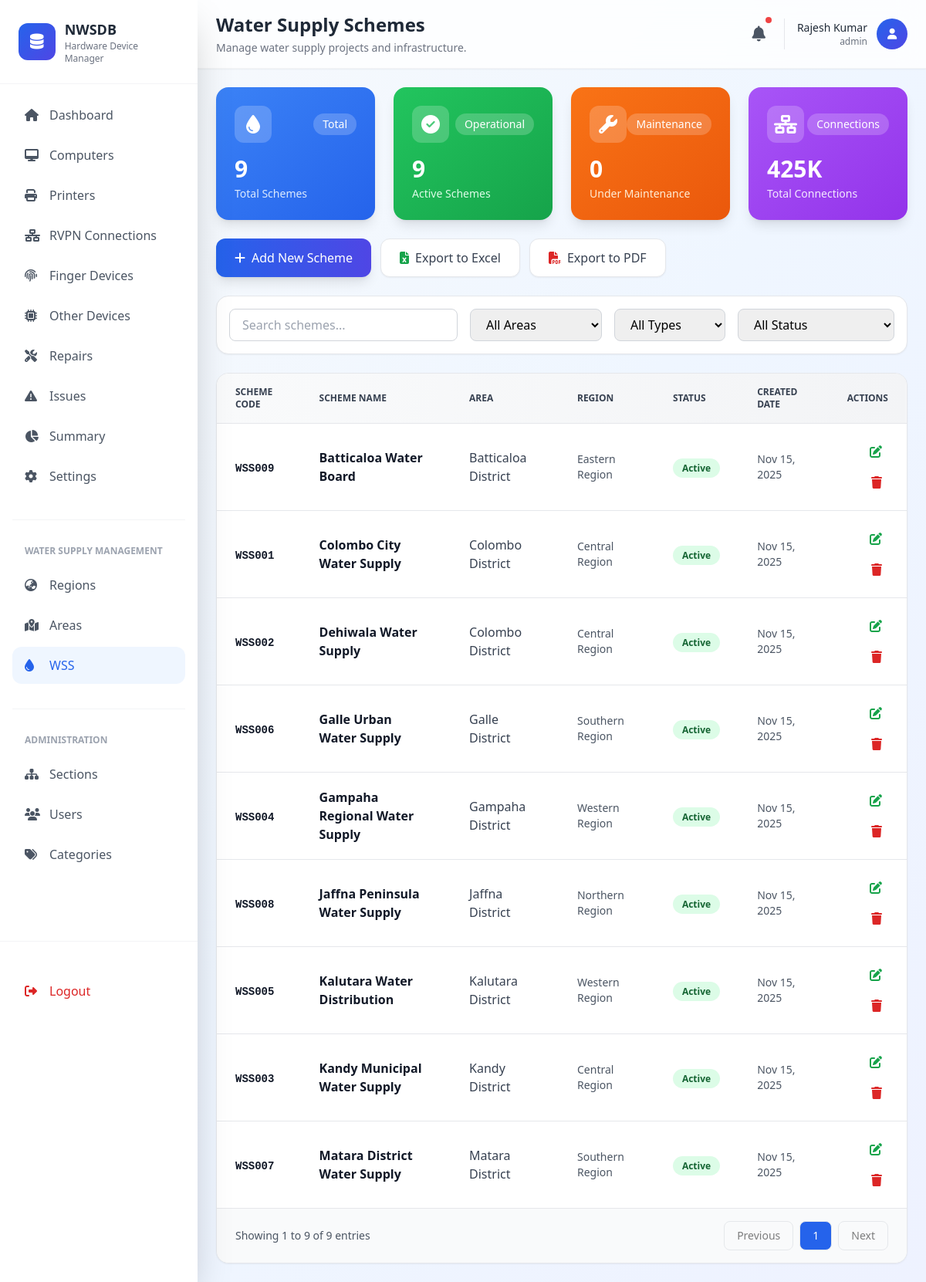
/pages/admin/water-schemes.php (signed in), run on the app's committed database.
### tables this page shows
CREATE TABLE water_supply_schemes (
  wss_id INT NOT NULL AUTO_INCREMENT,
  area_id INT NOT NULL,
  wss_code VARCHAR(20) NOT NULL,
  wss_name VARCHAR(100) NOT NULL,
  status ENUM('active','inactive','maintenance') DEFAULT 'active',
  created_at TIMESTAMP DEFAULT CURRENT_TIMESTAMP,
  updated_at TIMESTAMP DEFAULT CURRENT_TIMESTAMP ON UPDATE CURRENT_TIMESTAMP,
  PRIMARY KEY (wss_id),
  UNIQUE (wss_code),
  CONSTRAINT fk_wss_area FOREIGN KEY (area_id)
    REFERENCES areas(area_id) ON DELETE CASCADE
);

### functions/Database.php (called while the page is built, shortened)
<?php
class Database
{
    private $conn;
    private static $instance = null;
    private function __construct()
    {
        try {
            $this->conn = new PDO(
                "mysql:host=" . DB_HOST . ";dbname=" . DB_NAME,
                DB_USERNAME,
                DB_PASSWORD
            );
            $this->conn->setAttribute(PDO::ATTR_ERRMODE, PDO::ERRMODE_EXCEPTION);
            $this->conn->setAttribute(PDO::ATTR_DEFAULT_FETCH_MODE, PDO::FETCH_ASSOC);
        } catch (PDOException $e) {
            die("Connection failed: " . $e->getMessage());
        }
    }
    public static function getInstance()
    {
        if (self::$instance === null) {
            self::$instance = new self();
        }
        return self::$instance;
    }
    private function executeQuery($query, $params = [])
    {
        try {
            $stmt = $this->conn->prepare($query);
            $stmt->execute($params);
            return $stmt;
        } catch (PDOException $e) {
            error_log("Query execution failed: " . $e->getMessage());
            return false;
        }
    }
    public function select($table, $columns = ["*"], $where = [], $orderBy = "", $limit = null, $offset = null)
    {
        try {
            $query = "SELECT " . implode(", ", $columns) . " FROM {$table}";
            $params = [];
            if ($orderBy) {
                $query .= " ORDER BY {$orderBy}";
            }
            $stmt = $this->executeQuery($query, $params);
            return $stmt ? $stmt->fetchAll() : false;
        } catch (PDOException $e) {
            error_log("Select failed: " . $e->getMessage());
            return false;
        }
    }
    public function count($table, $where = [])
    {
        try {
            $query = "SELECT COUNT(*) as count FROM {$table}";
            $params = [];
            if (!empty($where)) {
                $whereParts = array_map(function ($key) {
                    return "{$key} = ?";
                }, array_keys($where));
                $query .= " WHERE " . implode(" AND ", $whereParts);
                $params = array_values($where);
            }
            $stmt = $this->executeQuery($query, $params);
            return $stmt ? (int)$stmt->fetch()['count'] : false;
        } catch (PDOException $e) {
            error_log("Count failed: " . $e->getMessage());
            return false;
        }
    }
}

### functions/DbHelper.php (called while the page is built, shortened)
<?php
require_once __DIR__ . '/Database.php';
class DbHelper
{
    private static $db;
    public static function init()
    {
        if (!self::$db) {
            self::$db = Database::getInstance();
        }
    }
    public static function getAllWaterSupplySchemes()
    {
        $schemes = self::$db->select('water_supply_schemes', ['*'], [], 'wss_name ASC');
        $areas = self::$db->select('areas', ['area_id', 'area_name', 'region_id']);
        $areaMap = [];
        if ($areas) {
            foreach ($areas as $area) {
                $areaMap[$area['area_id']] = [
                    'area_name' => $area['area_name'],
                    'region_id' => $area['region_id']
                ];
            }
        }
        $regions = self::$db->select('regions', ['region_id', 'region_name']);
        $regionMap = [];
        if ($regions) {
            foreach ($regions as $region) {
                $regionMap[$region['region_id']] = $region['region_name'];
            }
        }
        foreach ($schemes as &$scheme) {
            if (isset($areaMap[$scheme['area_id']])) {
                $scheme['area_name'] = $areaMap[$scheme['area_id']]['area_name'];
                $regionId = $areaMap[$scheme['area_id']]['region_id'];
            } else {
                $scheme['area_name'] = 'N/A';
                $scheme['region_name'] = 'N/A';
            }
        }
        return $schemes;
    }
    public static function getWaterSupplySchemeCount()
    {
        $result = self::$db->count('water_supply_schemes');
        return $result ? $result : 0;
    }
    public static function getActiveSchemeCount()
    {
        $result = self::$db->count('water_supply_schemes', ['status' => 'active']);
        return $result ? $result : 0;
    }
    public static function getMaintenanceSchemeCount()
    {
        $result = self::$db->count('water_supply_schemes', ['status' => 'maintenance']);
        return $result ? $result : 0;
    }
}

### pages/admin/water-schemes.php (the view, shortened to what this page needs)
<?php
require_once __DIR__ . '/../../functions/DbHelper.php';
$allSchemes = DbHelper::getAllWaterSupplySchemes();
$totalSchemes = count($allSchemes);
$page = isset($_GET['page']) && is_numeric($_GET['page']) ? (int)$_GET['page'] : 1;
$limit = 10;
$offset = ($page - 1) * $limit;
$totalPages = ceil($totalSchemes / $limit);
$schemes = array_slice($allSchemes, $offset, $limit);
$totalSchemes = DbHelper::getWaterSupplySchemeCount();
$activeSchemes = DbHelper::getActiveSchemeCount();
$maintenanceSchemes = DbHelper::getMaintenanceSchemeCount();
?>
<!DOCTYPE html>
<html lang="en">
<head>
  <script src="https://cdn.tailwindcss.com"></script>
  <link
    rel="stylesheet"
    href="https://cdnjs.cloudflare.com/ajax/libs/font-awesome/6.4.0/css/all.min.css" />
</head>
<body
  class="bg-gradient-to-br from-slate-50 via-blue-50 to-indigo-50 min-h-screen">
  <?php
  include '../../includes/sidemenu.php';
  ?>
  <main class="lg:ml-64 min-h-screen">
    <?php
    include '../../includes/header.php';
    ?>
    <div class="p-6 space-y-6">
      <div class="grid grid-cols-1 md:grid-cols-2 lg:grid-cols-4 gap-6">
        <div
          class="stat-card bg-gradient-to-br from-blue-500 to-blue-600 rounded-2xl p-6 text-white shadow-lg animate-fade-up">
          <div class="flex items-center justify-between mb-4">
            <div
              class="w-12 h-12 bg-white/20 rounded-xl flex items-center justify-center">
              <i class="fas fa-tint text-2xl"></i>
            </div>
            <span class="text-sm bg-white/20 px-3 py-1 rounded-full">Total</span>
          </div>
          <h3 class="text-3xl font-bold mb-1"><?php echo $totalSchemes; ?></h3>
          <p class="text-blue-100 text-sm">Total Schemes</p>
        </div>
        <div
          class="stat-card bg-gradient-to-br from-green-500 to-green-600 rounded-2xl p-6 text-white shadow-lg animate-fade-up">
          <div class="flex items-center justify-between mb-4">
            <div
              class="w-12 h-12 bg-white/20 rounded-xl flex items-center justify-center">
              <i class="fas fa-check-circle text-2xl"></i>
            </div>
            <span class="text-sm bg-white/20 px-3 py-1 rounded-full">Operational</span>
          </div>
          <h3 class="text-3xl font-bold mb-1"><?php echo $activeSchemes; ?></h3>
          <p class="text-green-100 text-sm">Active Schemes</p>
        </div>
        <div
          class="stat-card bg-gradient-to-br from-orange-500 to-orange-600 rounded-2xl p-6 text-white shadow-lg animate-fade-up">
          <div class="flex items-center justify-between mb-4">
            <div
              class="w-12 h-12 bg-white/20 rounded-xl flex items-center justify-center">
              <i class="fas fa-wrench text-2xl"></i>
            </div>
            <span class="text-sm bg-white/20 px-3 py-1 rounded-full">Maintenance</span>
          </div>
          <h3 class="text-3xl font-bold mb-1"><?php echo $maintenanceSchemes; ?></h3>
          <p class="text-orange-100 text-sm">Under Maintenance</p>
        </div>
        <div
          class="stat-card bg-gradient-to-br from-purple-500 to-purple-600 rounded-2xl p-6 text-white shadow-lg animate-fade-up">
          <div class="flex items-center justify-between mb-4">
            <div
              class="w-12 h-12 bg-white/20 rounded-xl flex items-center justify-center">
              <i class="fas fa-network-wired text-2xl"></i>
            </div>
            <span class="text-sm bg-white/20 px-3 py-1 rounded-full">Connections</span>
          </div>
          <h3 class="text-3xl font-bold mb-1">425K</h3>
          <p class="text-purple-100 text-sm">Total Connections</p>
        </div>
      </div>
      <div class="flex flex-wrap gap-3">
        <button
          onclick="openAddModal()"
          class="inline-flex items-center px-6 py-3 bg-gradient-to-r from-blue-600 to-indigo-600 text-white rounded-xl hover:from-blue-700 hover:to-indigo-700 shadow-lg hover:shadow-xl transition-all">
          <i class="fas fa-plus mr-2"></i>
          Add New Scheme
        </button>
        <button
          class="inline-flex items-center px-6 py-3 bg-white text-gray-700 rounded-xl hover:bg-gray-50 shadow-sm border border-gray-200 transition-all">
          <i class="fas fa-file-excel mr-2 text-green-600"></i>
          Export to Excel
        </button>
        <button
          class="inline-flex items-center px-6 py-3 bg-white text-gray-700 rounded-xl hover:bg-gray-50 shadow-sm border border-gray-200 transition-all">
          <i class="fas fa-file-pdf mr-2 text-red-600"></i>
          Export to PDF
        </button>
      </div>
      <div class="bg-white rounded-2xl shadow-sm border border-gray-200 p-4">
        <div class="flex flex-col md:flex-row gap-4">
          <div class="flex-1">
            <input
              type="text"
              placeholder="Search schemes..."
              class="w-full px-4 py-2 border border-gray-300 rounded-lg focus:ring-2 focus:ring-blue-500 focus:border-blue-500" />
          </div>
          <select
            class="px-4 py-2 border border-gray-300 rounded-lg focus:ring-2 focus:ring-blue-500 focus:border-blue-500">
            <option>All Areas</option>
          </select>
          <select
            class="px-4 py-2 border border-gray-300 rounded-lg focus:ring-2 focus:ring-blue-500 focus:border-blue-500">
            <option>All Types</option>
          </select>
          <select
            class="px-4 py-2 border border-gray-300 rounded-lg focus:ring-2 focus:ring-blue-500 focus:border-blue-500">
            <option>All Status</option>
          </select>
        </div>
      </div>
      <div
        class="bg-white rounded-2xl shadow-sm border border-gray-200 overflow-hidden">
        <div class="overflow-x-auto">
          <table class="min-w-full divide-y divide-gray-200">
            <thead class="bg-gradient-to-r from-gray-50 to-gray-100">
              <tr>
                <th
                  class="px-6 py-4 text-left text-xs font-semibold text-gray-700 uppercase">
                  Scheme Code
                </th>
                <th
                  class="px-6 py-4 text-left text-xs font-semibold text-gray-700 uppercase">
                  Scheme Name
                </th>
                <th
                  class="px-6 py-4 text-left text-xs font-semibold text-gray-700 uppercase">
                  Area
                </th>
                <th
                  class="px-6 py-4 text-left text-xs font-semibold text-gray-700 uppercase">
                  Region
                </th>
                <th
                  class="px-6 py-4 text-left text-xs font-semibold text-gray-700 uppercase">
                  Status
                </th>
                <th
                  class="px-6 py-4 text-left text-xs font-semibold text-gray-700 uppercase">
                  Created Date
                </th>
                <th
                  class="px-6 py-4 text-right text-xs font-semibold text-gray-700 uppercase">
                  Actions
                </th>
              </tr>
            </thead>
            <tbody class="bg-white divide-y divide-gray-200">
              <?php if (!empty($schemes)): ?>
                <?php foreach ($schemes as $scheme): ?>
                  <tr class="table-row">
                    <td class="px-6 py-4">
                      <span class="font-mono text-sm font-semibold text-gray-900"><?php echo htmlspecialchars($scheme['wss_code']); ?></span>
                    </td>
                    <td class="px-6 py-4">
                      <div class="font-semibold text-gray-900"><?php echo htmlspecialchars($scheme['wss_name']); ?></div>
                    </td>
                    <td class="px-6 py-4">
                      <div class="font-medium text-gray-700"><?php echo htmlspecialchars($scheme['area_name'] ?? 'N/A'); ?></div>
                    </td>
                    <td class="px-6 py-4">
                      <div class="text-sm text-gray-600"><?php echo htmlspecialchars($scheme['region_name'] ?? 'N/A'); ?></div>
                    </td>
                    <td class="px-6 py-4">
                      <?php if ($scheme['status'] === 'active'): ?>
                        <span class="px-3 py-1 text-xs font-semibold rounded-full bg-green-100 text-green-800">Active</span>
                      <?php elseif ($scheme['status'] === 'maintenance'): ?>
                        <span class="px-3 py-1 text-xs font-semibold rounded-full bg-orange-100 text-orange-800">Maintenance</span>
                      <?php else: ?>
                        <span class="px-3 py-1 text-xs font-semibold rounded-full bg-red-100 text-red-800">Inactive</span>
                      <?php endif; ?>
                    </td>
                    <td class="px-6 py-4 text-sm text-gray-600">
                      <?php echo date('M d, Y', strtotime($scheme['created_at'])); ?>
                    </td>
                    <td class="px-6 py-4 text-right space-x-2">
                      <button
                        onclick='openEditModal(<?php echo json_encode($scheme); ?>)'
                        class="p-2 text-green-600 hover:bg-green-50 rounded-lg"
                        title="Edit">
                        <i class="fas fa-edit"></i>
                      </button>
                      <button
                        onclick="confirmDelete(<?php echo $scheme['wss_id']; ?>, '<?php echo htmlspecialchars($scheme['wss_name']); ?>')"
                        class="p-2 text-red-600 hover:bg-red-50 rounded-lg"
                        title="Delete">
                        <i class="fas fa-trash"></i>
                      </button>
                    </td>
                  </tr>
                <?php endforeach; ?>
              <?php endif; ?>
            </tbody>
          </table>
        </div>
        <?php if ($totalSchemes > 0): ?>
        <div class="bg-gray-50 px-6 py-4 flex items-center justify-between border-t border-gray-200">
          <div class="text-sm text-gray-600">
            Showing <span class="font-medium"><?php echo $offset + 1; ?></span> to
            <span class="font-medium"><?php echo min($offset + $limit, $totalSchemes); ?></span> of
            <span class="font-medium"><?php echo $totalSchemes; ?></span> entries
          </div>
          <div class="flex gap-2">
             <a href="?page=<?php echo max(1, $page - 1); ?>"
               class="px-4 py-2 border border-gray-300 rounded-lg text-sm hover:bg-gray-100 <?php echo $page <= 1 ? 'pointer-events-none opacity-50' : ''; ?>">
               Previous
             </a>
             <?php
             $startPage = max(1, $page - 2);
             $endPage = min($totalPages, $page + 2);
             for ($i = $startPage; $i <= $endPage; $i++):
             ?>
               <a href="?page=<?php echo $i; ?>"
                  class="px-4 py-2 border <?php echo $i === $page ? 'bg-blue-600 text-white' : 'border-gray-300 text-gray-700 hover:bg-gray-100'; ?> rounded-lg text-sm">
                 <?php echo $i; ?>
               </a>
             <?php endfor; ?>
             <a href="?page=<?php echo min($totalPages, $page + 1); ?>"
               class="px-4 py-2 border border-gray-300 rounded-lg text-sm hover:bg-gray-100 <?php echo $page >= $totalPages ? 'pointer-events-none opacity-50' : ''; ?>">
               Next
             </a>
          </div>
        </div>
        <?php endif; ?>
      </div>
    </div>
  </main>
</body>
</html>

### pages/admin/water-schemes.php (style rules this page uses)
.animate-fade-up { animation: fadeInUp 0.6s ease-out forwards; }
.stat-card { box-shadow: 0 4px 6px -1px rgba(0, 0, 0, 0.1); }
.table-row { transition: all 0.2s ease; }

### data on the page
water_supply_schemes: wss_code "WSS009", wss_name "Batticaloa Water Board", area_name "Batticaloa District", region_name "Eastern Region", status "Active", created_at "Nov 15, 2025"
water_supply_schemes: wss_code "WSS001", wss_name "Colombo City Water Supply", area_name "Colombo District", region_name "Central Region", status "Active", created_at "Nov 15, 2025"
water_supply_schemes: wss_code "WSS002", wss_name "Dehiwala Water Supply", area_name "Colombo District", region_name "Central Region", status "Active", created_at "Nov 15, 2025"
water_supply_schemes: wss_code "WSS006", wss_name "Galle Urban Water Supply", area_name "Galle District", region_name "Southern Region", status "Active", created_at "Nov 15, 2025"
water_supply_schemes: wss_code "WSS004", wss_name "Gampaha Regional Water Supply", area_name "Gampaha District", region_name "Western Region", status "Active", created_at "Nov 15, 2025"
water_supply_schemes: wss_code "WSS008", wss_name "Jaffna Peninsula Water Supply", area_name "Jaffna District", region_name "Northern Region", status "Active", created_at "Nov 15, 2025"
water_supply_schemes: wss_code "WSS005", wss_name "Kalutara Water Distribution", area_name "Kalutara District", region_name "Western Region", status "Active", created_at "Nov 15, 2025"
water_supply_schemes: wss_code "WSS003", wss_name "Kandy Municipal Water Supply", area_name "Kandy District", region_name "Central Region", status "Active", created_at "Nov 15, 2025"
water_supply_schemes: wss_code "WSS007", wss_name "Matara District Water Supply", area_name "Matara District", region_name "Southern Region", status "Active", created_at "Nov 15, 2025"

### other printed values
$page_title "Water Supply Schemes"
$page_description "Manage water supply projects and infrastructure."
$name "Rajesh Kumar"
$role "admin"
$totalSchemes "9"
$activeSchemes "9"
$maintenanceSchemes "0"
$offset + 1 "1"
min($offset + $limit, $totalSchemes) "9"
